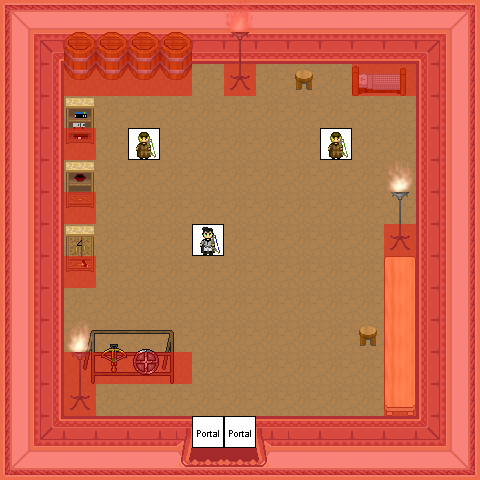

The image is a tile-based game level rendered from a .tmx file. Its description and source (layers, tilesets, objects; grid data summarised) follow:
An orthogonal 15x15 tile map with 32x32 px tiles, 8 tile layers (0_floor, 1_terrain, 2_object, 3_roof, ...), 16 tilesets.

<map version="1.8" tiledversion="1.8.4" orientation="orthogonal" renderorder="right-down" width="15" height="15" tilewidth="32" tileheight="32" infinite="0" nextlayerid="9" nextobjectid="1">
 <tileset firstgid="1" name="wall" tilewidth="32" tileheight="32" tilecount="16" columns="2">
  <image source="../../tileset/building/wall/int_wall_pale.png" width="64" height="256" />
 </tileset>
 <tileset firstgid="17" name="wall2" tilewidth="32" tileheight="32" tilecount="20" columns="2">
  <image source="../../tileset/building/wall/int_wall_purple.png" width="64" height="320" />
 </tileset>
 <tileset firstgid="37" name="entrance" tilewidth="32" tileheight="32" tilecount="36" columns="9">
  <image source="../../tileset/building/entrance/pale_red_ns.png" width="288" height="128" />
 </tileset>
 <tileset firstgid="73" name="entrance details" tilewidth="32" tileheight="32" tilecount="6" columns="3">
  <image source="../../tileset/building/entrance/detail_ns.png" width="96" height="64" />
 </tileset>
 <tileset firstgid="79" name="ground_4" tilewidth="32" tileheight="32" tilecount="40" columns="4">
  <image source="../../tileset/ground/ground_4.png" width="128" height="320" />
 </tileset>
 <tileset firstgid="119" name="barel" tilewidth="32" tileheight="32" tilecount="2" columns="1">
  <image source="../../tileset/item/pot/small_barrel.png" width="32" height="64" />
 </tileset>
 <tileset firstgid="121" name="bed" tilewidth="32" tileheight="32" tilecount="2" columns="2">
  <image source="../../tileset/furniture/bed/side_on.png" width="64" height="32" />
 </tileset>
 <tileset firstgid="123" name="stool" tilewidth="32" tileheight="32" tilecount="1" columns="1">
  <image source="../../tileset/furniture/chair/stool.png" width="32" height="32" />
 </tileset>
 <tileset firstgid="124" name="shelf" tilewidth="32" tileheight="32" tilecount="6" columns="3">
  <image source="../../tileset/furniture/shelve/bright_bookshelf_and_cupboard.png" width="96" height="64" />
 </tileset>
 <tileset firstgid="130" name="collision" tilewidth="32" tileheight="32" tilecount="1" columns="1">
  <image source="../../tileset/logic/collision.png" width="32" height="32" />
 </tileset>
 <tileset firstgid="131" name="portal" tilewidth="32" tileheight="32" tilecount="24" columns="8">
  <image source="../../tileset/logic/portal.png" width="256" height="96" />
 </tileset>
 <tileset firstgid="155" name="weapon rack" tilewidth="32" tileheight="32" tilecount="18" columns="9">
  <image source="../../tileset/item/armor/weapons_rack.png" width="288" height="64" />
 </tileset>
 <tileset firstgid="173" name="table2" tilewidth="32" tileheight="32" tilecount="3" columns="1">
  <image source="../../tileset/furniture/table/long_front_on_pale.png" width="32" height="96" />
 </tileset>
 <tileset firstgid="176" name="steel lamp" tilewidth="32" tileheight="32" tilecount="3" columns="1">
  <image source="../../tileset/furniture/light/iron_lamp.png" width="32" height="96" />
 </tileset>
 <tileset firstgid="179" name="flames" tilewidth="32" tileheight="32" tilecount="6" columns="6">
  <image source="../../tileset/furniture/light/flames.png" width="192" height="32" />
 </tileset>
 <tileset firstgid="185" name="imperials" tilewidth="32" tileheight="32" tilecount="16" columns="8">
  <image source="../../tileset/logic/creature/human_imperial.png" width="256" height="64" />
 </tileset>
 <layer id="1" name="0_floor" width="15" height="15">
  <data>[225 cells, 225 non-empty, 1 distinct tile ids]</data>
 </layer>
 <layer id="2" name="1_terrain" width="15" height="15">
  <data>[225 cells, 127 non-empty, 37 distinct tile ids]</data>
 </layer>
 <layer id="3" name="2_object" width="15" height="15">
  <data>[225 cells, 7 non-empty, 3 distinct tile ids]</data>
 </layer>
 <layer id="4" name="3_roof" width="15" height="15">
  <data>[225 cells, 13 non-empty, 12 distinct tile ids]</data>
 </layer>
 <layer id="5" name="4_roof_add" width="15" height="15">
  <data>[225 cells, 1 non-empty, 1 distinct tile ids]</data>
 </layer>
 <layer id="6" name="objects" width="15" height="15">
  <data>[225 cells, 5 non-empty, 3 distinct tile ids]</data>
 </layer>
 <layer id="7" name="collision" width="15" height="15" opacity="0.44">
  <data>[225 cells, 123 non-empty, 1 distinct tile ids]</data>
 </layer>
 <layer id="8" name="protection" width="15" height="15">
  <data>[225 cells, 0 non-empty, 0 distinct tile ids]</data>
 </layer>
</map>
